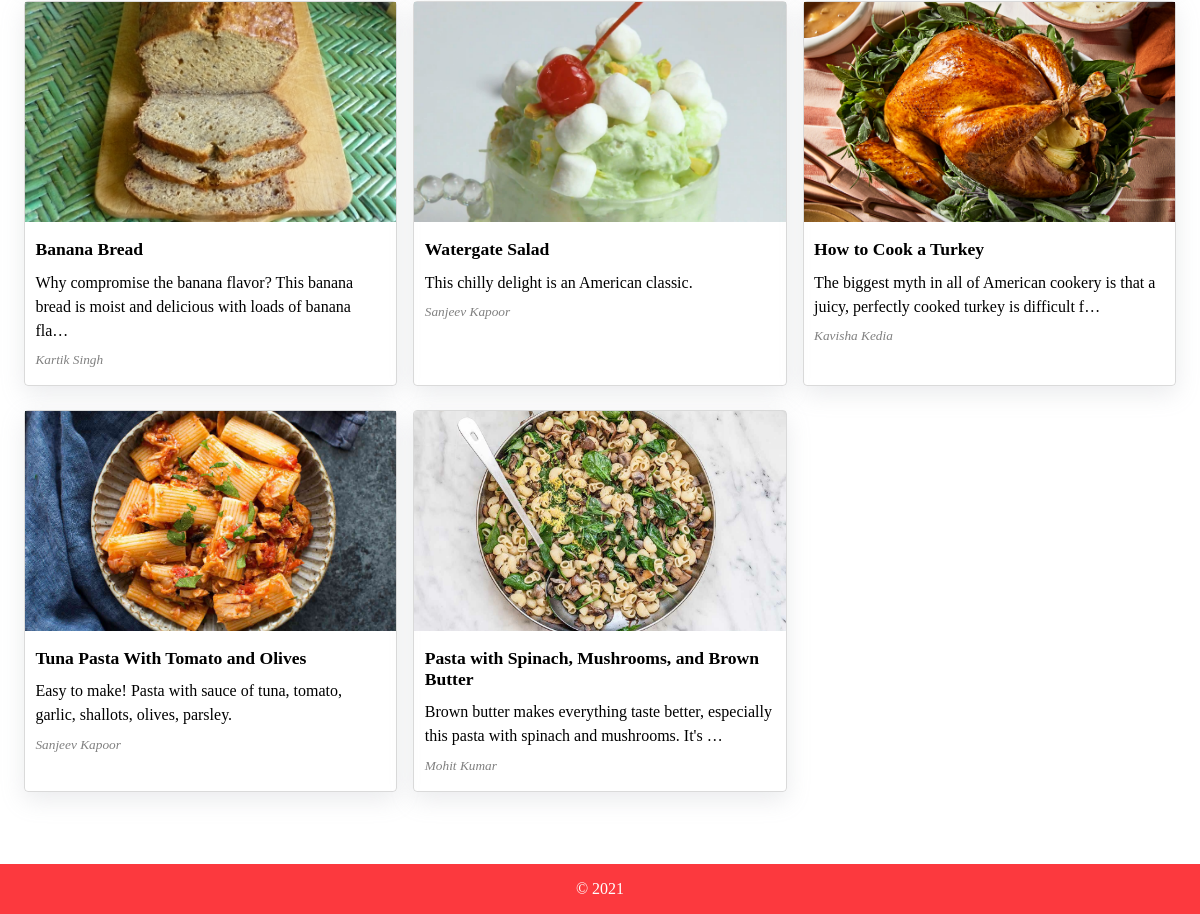
Before: / (lower part) with the older database file.
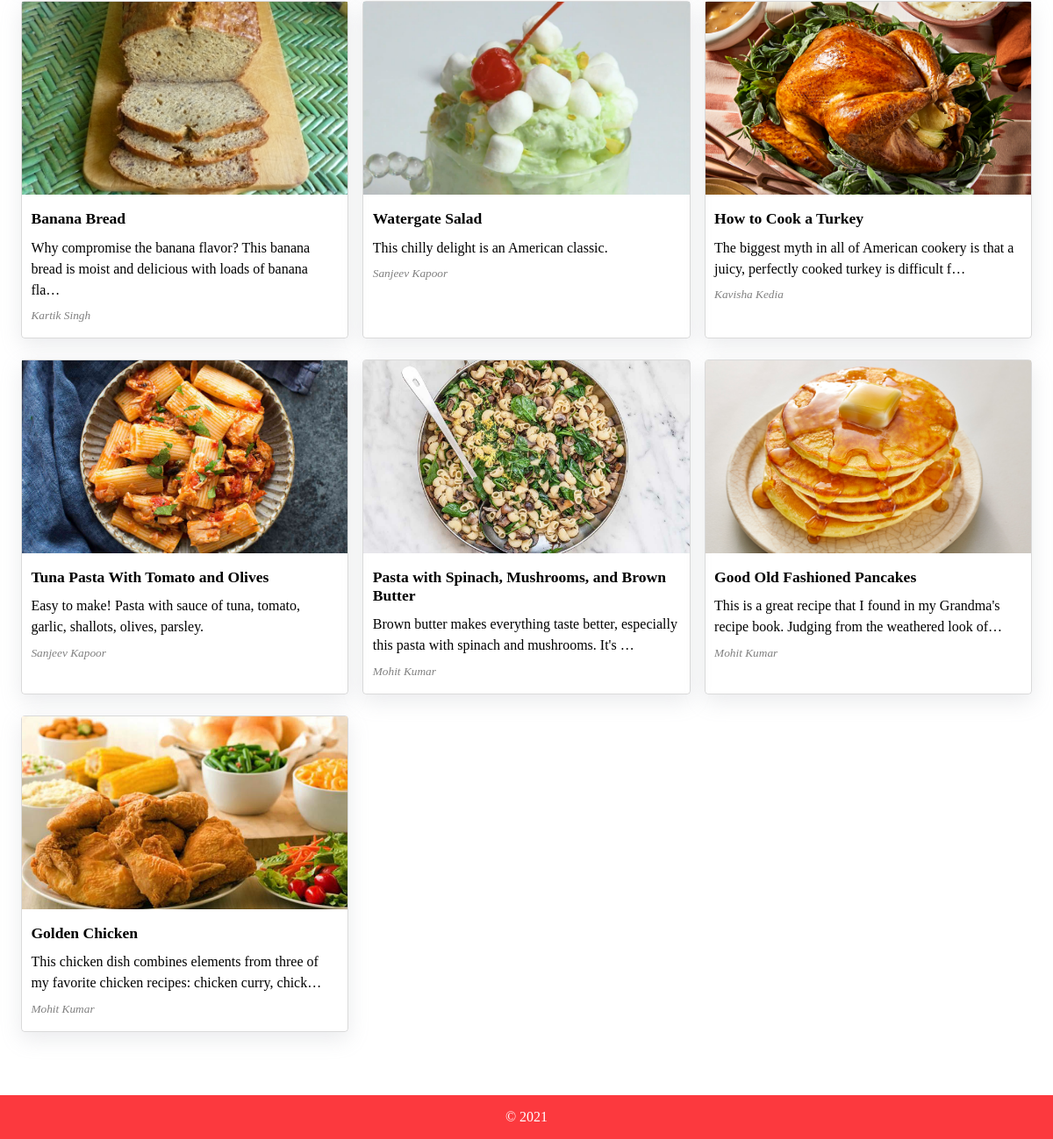
After: the same page with the newer database file.
### home/models.py (models this page shows, shortened)
class Recipe(models.Model):
  id = models.UUIDField(default=uuid.uuid4, primary_key=True, editable=False, unique=True)
  author = models.ForeignKey(User, on_delete=models.CASCADE)
  title = models.CharField(max_length=200)
  slug = models.CharField(max_length=255)
  description = models.TextField()
  image = models.ImageField(upload_to=upload_path)

### accounts/models.py (models this page shows, shortened)
class User(AbstractBaseUser, PermissionsMixin):
    id = models.UUIDField(default=uuid.uuid4, unique=True, primary_key=True, editable=False)
    email = models.EmailField(verbose_name='Email Address', unique=True)
    username = models.CharField(verbose_name='Username', max_length=40, blank=True, null=True)
    first_name = models.CharField(verbose_name='First Name', max_length=40)
    last_name = models.CharField(verbose_name='Last Name', max_length=40, blank=True, null=True)
    date_joined = models.DateTimeField(verbose_name='Date Joined', auto_now_add=True)
    is_admin = models.BooleanField(verbose_name='Admin User', default=False)
    is_staff = models.BooleanField(verbose_name='Staff User', default=False)
    is_superuser = models.BooleanField(verbose_name='Super User', default=False)
    USERNAME_FIELD = 'email'
    objects = UserManager()
    @property
    def get_fullname(self):
        self.last_name = self.last_name if self.last_name else ''
        return f'{self.first_name} {self.last_name}'

### home/views.py (the view)
# urls.py: path('', views.home_view, name='home'),
def home_view(request):
  recipes = Recipe.objects.all()
  context = {'recipes': recipes}
  return render(request, 'home/home.html', context)

### home/templates/home/home.html (shortened to what this page needs)
{% extends 'base.html' %}
{% load static %}
{% block stylesheet %}
<link rel="stylesheet" href="{% static 'css/index.css' %}?{% now 'U' %}"/>
{% endblock stylesheet %}
{% block content %}
  <section id="container">
    {% include 'snippets/recipeList.html' with tag='home' recipes=recipes %}
  </section>
{% endblock content %}

### templates/base.html (shortened to what this page needs)
{% load static %}
<html lang="en">
  <head>
    {% block stylesheet %} {% endblock stylesheet %}
  </head>
  <body>
    {% block content %}
    {% endblock content %}
    {% include 'snippets/footer.html' %}
  </body>
</html>

### templates/snippets/navbar.html (shortened to what this page needs)
{% load static %}

### templates/snippets/modal.html (shortened to what this page needs)
{% load static %}

### templates/snippets/recipeList.html
{% load static %}
<div class="recipe-list-container">
  {% if recipes %}
  <div class="card-deck">
    {% for recipe in recipes %}
      <div class="card">
        <div class="card-img">
          <img src="{{ recipe.image.url }}" alt="{{ recipe.title }}"/>
        </div>
        <div class="card-content">
          <p class="card-content__text">{{ recipe.title }}</p>
          <p class="card-content__description">{{ recipe.description | truncatechars:100 }}</p>
          <small class="card-content__extra">{{ recipe.author.get_fullname }}</small>
        </div>
        <a href="{% url 'home:recipe_detail' recipe.slug %}" class="stretched-link"></a>
      </div>
    {% endfor %}
  </div>
  {% else %}
    {% if tag == 'home' %}
      <h3 style="text-align: center; color: #aaa">No Recipes found. Sorry</h3>
    {% else %}
      <h3 style="text-align: center; color: #aaa">{{ user.get_fullname|title }} doesnot have any Recipes yet</h3>
    {% endif %}
  {% endif %}
</div>

### templates/snippets/footer.html
<div class="footer">
  <small>&copy; 2021</small>
</div>

### static/css/index.css (style rules this page uses)
:root { --main-color: #fc393e; --main-color-light: #ff5f64; --light-color: #aaaaaa20; --color-orange: #fde498; --color-blue: #bde7fe; --color-pink: #f5a492; --color-violet: #d3b0e0; --color-green: #7cd4bb; --color-orange-dark: #fed698; }
body { margin: 0; padding: 0; position: relative; }
* { box-sizing: border-box; }
a, button { transition: all 0.3s ease; }
a { display: flex; text-decoration: none; justify-content: center; align-items: center; }
p { margin: 0; }
.footer { width: 100%; padding: 1rem; background: var(--main-color); color: #fff; font-size: 1.2em; text-align: center; }
#container { padding: 0.5em; margin: 1em; }
#container > * { margin-bottom: 3em; }
.recipe-list-container { position: relative; }
.card-deck { display: grid; grid-template-columns: repeat(4, 1fr); grid-column-gap: 1em; grid-row-gap: 1.5em; }
.card { position: relative; border: 1.1px solid #aaaaaa70; height: auto; padding: 0; cursor: pointer; border-radius: 4px; box-shadow: rgba(149, 157, 165, 0.2) 0px 8px 24px; transition: all 0.25s linear; }
.card, .card:hover, .card-content__extra { transition: all 0.4s linear; }
.card-img, .card-content { border-radius: inherit; }
.card-img, .professional-card-img, .recipe-thumbnail-img { width: 100%; height: 220px; background: #aaaaaa70; }
.card-img > img, .professional-card-img > img, .recipe-thumbnail-img > img { width: 100%; height: 100%; object-fit: cover; }
.card-content { padding: 1.05em 0.65em; }
.card-content > *:not(:last-child) { margin-bottom: 0.6em; }
.card-content__text { font-size: 1.1em; font-weight: bold; }
.card-content__description { line-height: 1.5; }
.card-content__extra { font-style: italic; position: relative; color: grey; }
.card > .stretched-link { position: absolute; top: 0; left: 0; width: 100%; height: 100%; background-color: transparent; }
.stretched-link:before { content: ''; }
@media screen and (min-width: 1200px) { .card-deck { grid-template-columns: repeat(4, 1fr); } }
@media screen and (min-width: 768px) and (max-width: 1200px) { .card-deck { grid-template-columns: repeat(3, 1fr); } }

Changed rows visible on the page:
added Recipe: image (picture), title "Good Old Fashioned Pancakes", description "This is a great recipe that I found in my Grandma's recipe book. Judging from the weathered look of…", author.get_fullname "Mohit Kumar"
added Recipe: image (picture), title "Golden Chicken", description "This chicken dish combines elements from three of my favorite chicken recipes: chicken curry, chick…", author.get_fullname "Mohit Kumar"
